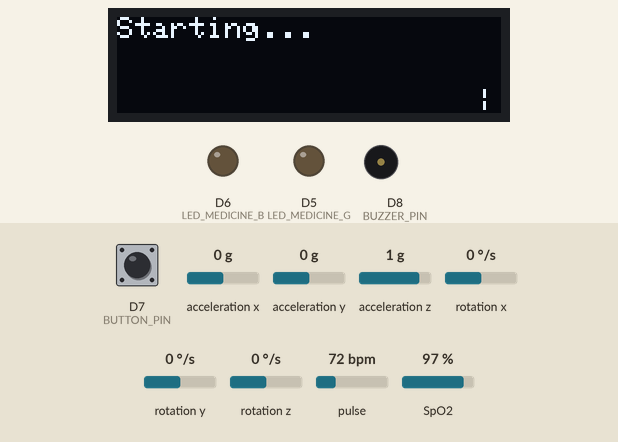
A sketch run on a simulated ESP8266 (NodeMCU). On the bench: 128×32 one-colour display, output pins drawn as LEDs (lit = HIGH), buzzer (waves = sounding). The inputs (shaded band) are chosen by the test bench; at power-on: pulse 72 bpm, SpO2 97 %, D7 (BUTTON_PIN) HIGH, acceleration x 0 g, acceleration y 0 g, acceleration z 1 g, rotation x 0 °/s, rotation y 0 °/s, rotation z 0 °/s. WiFi joins after 1.5 s; servers stay silent unless stated; what the sketch prints to the serial monitor is not drawn.

Above: at 1.1 s.
2.3 s: pulse set to 42 bpm
At 8.0 s:
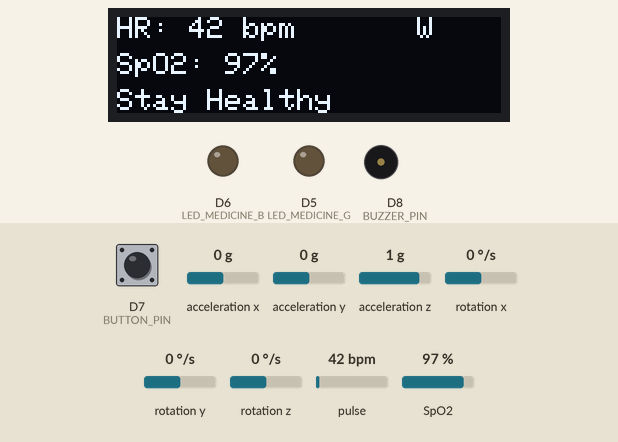
8.2 s: SpO2 set to 80 %
At 9.9 s:
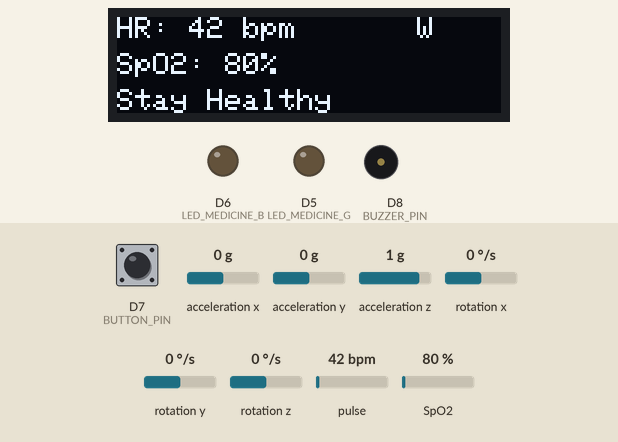
10.2 s: pulse set to 70 bpm
At 15.9 s:
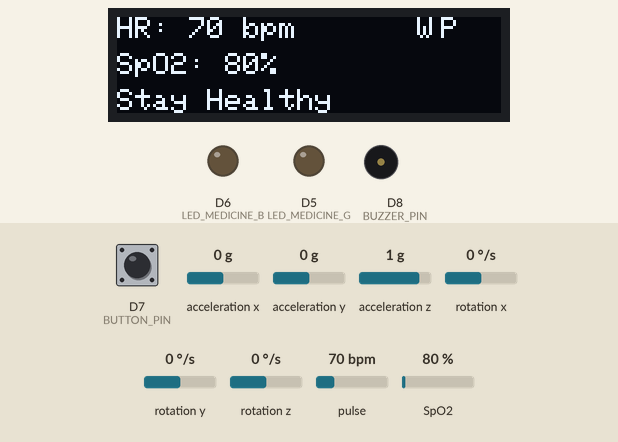
16.1 s: SpO2 set to 85 %
At 17.9 s:
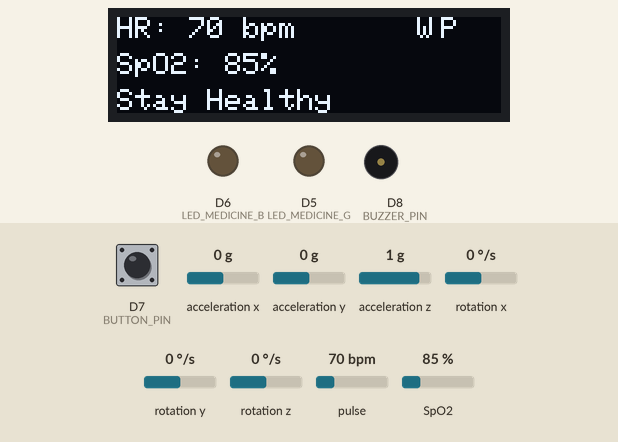
Timing chart, 0 to 64.5 s (numbered marks = the images above; inputs shaded):
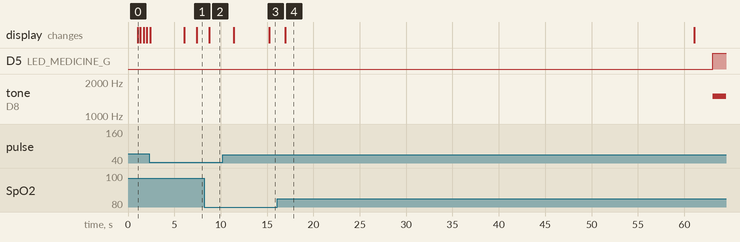

The sketch:

smart-health-monitoring-system.ino
```cpp
#include <Wire.h>
#include <Adafruit_GFX.h>
#include <Adafruit_SSD1306.h>
#include "MAX30105.h"
#include "spo2_algorithm.h"
#include <MPU6050_light.h>
#include <ESP8266WiFi.h>
#include <WiFiClient.h>

/************ WIFI CONFIG ************/
const char* WIFI_SSID = "YOUR_WIFI_NAME";
const char* WIFI_PASSWORD = "YOUR_PASSWORD";
const char* PI_IP_ADDRESS = "xxx.xxx.x.xxx"; // Update with your Pi's IP
const int PI_PORT = 5000;
const unsigned long WIFI_RETRY_INTERVAL = 10000;
const unsigned long PI_RECONNECT_INTERVAL = 15000;

/************ OLED CONFIG ************/
#define SCREEN_WIDTH 128
#define SCREEN_HEIGHT 32
Adafruit_SSD1306 display(SCREEN_WIDTH, SCREEN_HEIGHT, &Wire, -1);

/************ HARDWARE SETUP ************/
#define BUZZER_PIN D8
#define LED_MEDICINE_G D5
#define LED_MEDICINE_B D6
#define BUTTON_PIN D7

MAX30105 particleSensor;
MPU6050 mpu(Wire);
WiFiClient piClient;

/************ NETWORK VARIABLES ************/
unsigned long lastWifiAttempt = 0;
unsigned long lastPiConnectAttempt = 0;
bool wifiConnected = false;
bool piConnected = false;
String piAddress = PI_IP_ADDRESS;

/************ STARTUP STATUS VARIABLES ************/
bool startupPhase = true;
unsigned long startupStartTime = 0;
const unsigned long WIFI_TIMEOUT = 15000;      // 15 seconds
const unsigned long PI_TIMEOUT = 5000;         // 5 seconds
bool wifiStatusDisplayed = false;
bool piStatusDisplayed = false;
String wifiStatusMsg = "WiFi: --";
String piStatusMsg = "Pi: --";

/************ SENSOR VARIABLES ************/
#define SAMPLE_SIZE 50
uint32_t irBuffer[SAMPLE_SIZE];
uint32_t redBuffer[SAMPLE_SIZE];
int32_t spo2 = 0, heartRate = 0;
int8_t validSPO2 = 0, validHeartRate = 0;
int sampleIndex = 0;
bool vitalSignsReady = false;

enum PillType { NONE, MEDICINE_GREEN, MEDICINE_WHITE };
bool fallAlertActive = false;
bool pillAlertActive = false;
PillType currentPillType = NONE;

unsigned long lastPillTime = 0;
unsigned long pillInterval = 60000;
bool nextPillIsGreen = true;

unsigned long lastFallToggle = 0;
unsigned long lastPillToggle = 0;
unsigned long lastMPUUpdate = 0;
bool fallLedState = false;
bool pillLedState = false;
int pillFlashCount = 0;
const int PILL_MAX_FLASHES = 5;
const unsigned long MPU_UPDATE_INTERVAL = 50;

/************ SETUP ************/
void setup() {
  Serial.begin(115200);

  // Initialize hardware
  pinMode(BUZZER_PIN, OUTPUT);
  pinMode(LED_MEDICINE_G, OUTPUT);
  pinMode(LED_MEDICINE_B, OUTPUT);
  pinMode(BUTTON_PIN, INPUT_PULLUP);

  Wire.begin(D2, D1);

  // Initialize OLED
  if (!display.begin(SSD1306_SWITCHCAPVCC, 0x3C)) {
    Serial.println("OLED not found");
    while (1);
  }

  Wire.setClock(400000);
  mpu.begin();
  mpu.calcOffsets();

  Wire.setClock(100000);
  if (!particleSensor.begin(Wire)) {
    display.clearDisplay();
    display.setTextSize(1);
    display.setCursor(0, 0);
    display.println("MAX30102 Error");
    display.display();
    while (1);
  }

  particleSensor.setup();
  particleSensor.setPulseAmplitudeRed(0x0A);
  particleSensor.setPulseAmplitudeIR(0x0A);

  lastPillTime = millis();

  // ** STARTUP CONNECTION PHASE **
  startupStartTime = millis();
  showStartupScreen("Starting...", "");

  // Start WiFi connection
  WiFi.mode(WIFI_STA);
  WiFi.begin(WIFI_SSID, WIFI_PASSWORD);
  Serial.println("\n=== STARTUP STATUS ===");
}

/************ MAIN LOOP ************/
void loop() {
  // Handle startup connection phase
  if (startupPhase) {
    handleStartupPhase();
    return; // Stay in startup phase until complete
  }

  // Normal operation
  manageWiFiConnection();
  managePiConnection();

  checkFallDetection();
  checkPillReminders();
  readVitalSensorsNonBlocking();
  handleAlerts();
  updateDisplay();
}

/************ STARTUP PHASE HANDLER ************/
void handleStartupPhase() {
  unsigned long elapsed = millis() - startupStartTime;

  // Check WiFi status (first 15 seconds)
  if (elapsed < WIFI_TIMEOUT && !wifiStatusDisplayed) {
    showStartupScreen("Connecting WiFi...", "");

    if (WiFi.status() == WL_CONNECTED) {
      wifiConnected = true;
      wifiStatusMsg = "WiFi: OK";
      wifiStatusDisplayed = true;
      Serial.println("✓ WiFi Connected!");
      Serial.print("  IP: ");
      Serial.println(WiFi.localIP());
      delay(1500); // Show success briefly
    }
  }

  // If WiFi timeout reached and still not connected
  if (elapsed >= WIFI_TIMEOUT && !wifiStatusDisplayed) {
    wifiStatusMsg = "WiFi: FAIL";
    wifiStatusDisplayed = true;
    Serial.println("✗ WiFi Timeout");
    delay(2000);
  }

  // Check Pi connection (after WiFi is resolved, 5 second attempt)
  if (wifiStatusDisplayed && !piStatusDisplayed) {
    unsigned long piElapsed = elapsed - (wifiStatusDisplayed ? WIFI_TIMEOUT : 0);

    if (piElapsed < PI_TIMEOUT) {
      showStartupScreen(wifiStatusMsg, "Connecting Pi...");

      if (!piClient.connected()) {
        piClient.stop();
        piClient.connect(piAddress.c_str(), PI_PORT);
        delay(500); // Give it a moment
      }

      if (piClient.connected()) {
        piConnected = true;
        piStatusMsg = "Pi: OK";
        piStatusDisplayed = true;
        Serial.println("✓ Pi Connected!");
        sendMessageToPi("DEVICE_ONLINE");
        delay(1500);
      }
    }

    // If Pi timeout reached
    if (piElapsed >= PI_TIMEOUT && !piStatusDisplayed) {
      piStatusMsg = "Pi: FAIL";
      piStatusDisplayed = true;
      Serial.println("✗ Pi Timeout");
      delay(2000);
    }
  }

  // End startup phase and go to normal operation
  if (wifiStatusDisplayed && piStatusDisplayed) {
    startupPhase = false;
    Serial.println("=== SYSTEM RUNNING ===");
    Serial.println("Status: " + wifiStatusMsg + " | " + piStatusMsg);
    display.clearDisplay();
    display.display();
  }
}

void showStartupScreen(String line1, String line2) {
  display.clearDisplay();
  display.setTextSize(1);
  display.setTextColor(SSD1306_WHITE);

  display.setCursor(0, 0);
  display.println(line1);

  if (line2.length() > 0) {
    display.setCursor(0, 12);
    display.println(line2);
  }

  // Show spinner animation
  static int spinnerFrame = 0;
  const char* spinner = "|/-\\";
  display.setCursor(120, 24);
  display.print(spinner[spinnerFrame % 4]);
  spinnerFrame++;

  display.display();
}

/************ NETWORK MANAGEMENT ************/
void manageWiFiConnection() {
  if (WiFi.status() == WL_CONNECTED) {
    if (!wifiConnected) {
      wifiConnected = true;
      Serial.println("WiFi reconnected");
    }
    return;
  }

  if (wifiConnected) {
    wifiConnected = false;
    piConnected = false;
    piClient.stop();
    Serial.println("WiFi lost");
  }

  if (millis() - lastWifiAttempt >= WIFI_RETRY_INTERVAL) {
    lastWifiAttempt = millis();
    WiFi.begin(WIFI_SSID, WIFI_PASSWORD);
  }
}

void managePiConnection() {
  if (!wifiConnected) {
    piConnected = false;
    piClient.stop();
    return;
  }

  if (piConnected && piClient.connected()) return;

  if (millis() - lastPiConnectAttempt >= PI_RECONNECT_INTERVAL) {
    lastPiConnectAttempt = millis();
    piClient.stop();
    piConnected = piClient.connect(piAddress.c_str(), PI_PORT);
    if (piConnected) {
      Serial.println("Pi reconnected");
      sendMessageToPi("DEVICE_ONLINE");
    }
  }
}

void sendMessageToPi(String message) {
  if (!piConnected || !piClient.connected()) {
    Serial.print("Drop (offline): ");
    Serial.println(message);
    return;
  }

  message += "\n";
  if (piClient.print(message) == 0) {
    piConnected = false;
    piClient.stop();
  }
}

/************ FALL DETECTION ************/
void checkFallDetection() {
  if (millis() - lastMPUUpdate < MPU_UPDATE_INTERVAL) return;
  lastMPUUpdate = millis();

  mpu.update();
  float a = sqrt(sq(mpu.getAccX()) + sq(mpu.getAccY()) + sq(mpu.getAccZ()));

  if (!fallAlertActive && a > 2.5) {
    fallAlertActive = true;
    lastFallToggle = millis();
    fallLedState = false;
    sendMessageToPi("FALL");
  }
}

/************ PILL REMINDER ************/
void checkPillReminders() {
  if (!pillAlertActive && !fallAlertActive) {
    if (millis() - lastPillTime > pillInterval) {
      pillAlertActive = true;
      currentPillType = nextPillIsGreen ? MEDICINE_GREEN : MEDICINE_WHITE;
      nextPillIsGreen = !nextPillIsGreen;
      pillFlashCount = 0;
      lastPillToggle = millis();
      pillLedState = false;

      String pillMsg = "PILL," + String(currentPillType == MEDICINE_GREEN ? "GREEN" : "WHITE");
      sendMessageToPi(pillMsg);
    }
  }
}

/************ ALERT HANDLING ************/
void handleAlerts() {
  if (fallAlertActive) handleFallAlert();
  if (pillAlertActive) handlePillAlert();
}

void handleFallAlert() {
  if (digitalRead(BUTTON_PIN) == LOW) {
    stopFallAlert();
    return;
  }

  if (millis() - lastFallToggle >= 150) {
    lastFallToggle = millis();
    fallLedState = !fallLedState;

    digitalWrite(LED_MEDICINE_G, fallLedState);
    digitalWrite(LED_MEDICINE_B, fallLedState);

    if (fallLedState) tone(BUZZER_PIN, 2000);
    else noTone(BUZZER_PIN);
  }
}

void handlePillAlert() {
  if (digitalRead(BUTTON_PIN) == LOW) {
    stopPillAlert();
    return;
  }

  if (millis() - lastPillToggle >= 2000) {
    lastPillToggle = millis();
    pillLedState = !pillLedState;

    int activeLed = (currentPillType == MEDICINE_GREEN) ? LED_MEDICINE_G : LED_MEDICINE_B;
    int inactiveLed = (currentPillType == MEDICINE_GREEN) ? LED_MEDICINE_B : LED_MEDICINE_G;

    digitalWrite(activeLed, pillLedState);
    digitalWrite(inactiveLed, LOW);

    if (pillLedState) {
      tone(BUZZER_PIN, 1500);
      pillFlashCount++;
    } else {
      noTone(BUZZER_PIN);
    }

    if (pillFlashCount >= PILL_MAX_FLASHES) {
      stopPillAlert();
    }
  }
}

void stopFallAlert() {
  fallAlertActive = false;
  noTone(BUZZER_PIN);
  digitalWrite(LED_MEDICINE_G, LOW);
  digitalWrite(LED_MEDICINE_B, LOW);
  Serial.println("FALL detected");
  sendMessageToPi("FALL_CLEARED");
}

void stopPillAlert() {
  pillAlertActive = false;
  currentPillType = NONE;
  pillFlashCount = 0;
  pillLedState = false;
  noTone(BUZZER_PIN);
  digitalWrite(LED_MEDICINE_G, LOW);
  digitalWrite(LED_MEDICINE_B, LOW);
  lastPillTime = millis();
  Serial.println("PILL taken");
  sendMessageToPi("PILL_TAKEN");
}

/************ VITAL SIGNS ************/
void readVitalSensorsNonBlocking() {
  particleSensor.check();

  if (particleSensor.available()) {
    redBuffer[sampleIndex] = particleSensor.getRed();
    irBuffer[sampleIndex] = particleSensor.getIR();
    particleSensor.nextSample();
    sampleIndex++;

    if (sampleIndex >= SAMPLE_SIZE) {
      maxim_heart_rate_and_oxygen_saturation(irBuffer, SAMPLE_SIZE, redBuffer,
        &spo2, &validSPO2, &heartRate, &validHeartRate);
      sampleIndex = 0;
      vitalSignsReady = validHeartRate && validSPO2;

      if (vitalSignsReady) {
        String vitalsMsg = "VITALS," + String(heartRate) + "," + String(spo2);
        sendMessageToPi(vitalsMsg);
      }
    }
  }
}

/************ OLED DISPLAY ************/
void updateDisplay() {
  display.clearDisplay();
  display.setTextSize(1);

  // Connection indicators (top-right)
  display.setCursor(100, 0);
  display.print(wifiConnected ? "W" : "X");

  if (piConnected) {
    display.setCursor(108, 0);
    display.print("P");
  }

  // Main content
  if (!fallAlertActive && !pillAlertActive) {
    display.setCursor(0, 0);
    display.print("HR: ");
    if (vitalSignsReady) {
      display.print(heartRate);
      display.print(" bpm");
      display.setCursor(0, 12);
      display.print("SpO2: ");
      display.print(spo2);
      display.print("%");
    } else {
      display.print("--");
      display.setCursor(0, 12);
      display.print("SpO2: --%");
    }
    display.setCursor(0, 24);
    display.print("Stay Healthy");
  }
  else if (fallAlertActive) {
    display.setCursor(0, 0);
    display.println("!!! FALL !!!");
    display.setCursor(0, 12);
    display.println("DETECTED");
    display.setCursor(0, 24);
    display.println("Press Button");
  }
  else if (pillAlertActive) {
    display.setCursor(0, 0);
    display.println("TAKE MEDICINE");
    display.setCursor(0, 12);
    display.println(currentPillType == MEDICINE_GREEN ? "Medicine Avaliable" : "Medicine Not Take?");
  }

  display.display();
}
```

Measured:
- after the input at 8.2 s, the display: changes after 0.54 s (image 2)
- after the input at 10.2 s, the display: first changes after 1.2 s (image 3 shows a later state)
- after the input at 16.1 s, the display: changes after 0.85 s (image 4)
